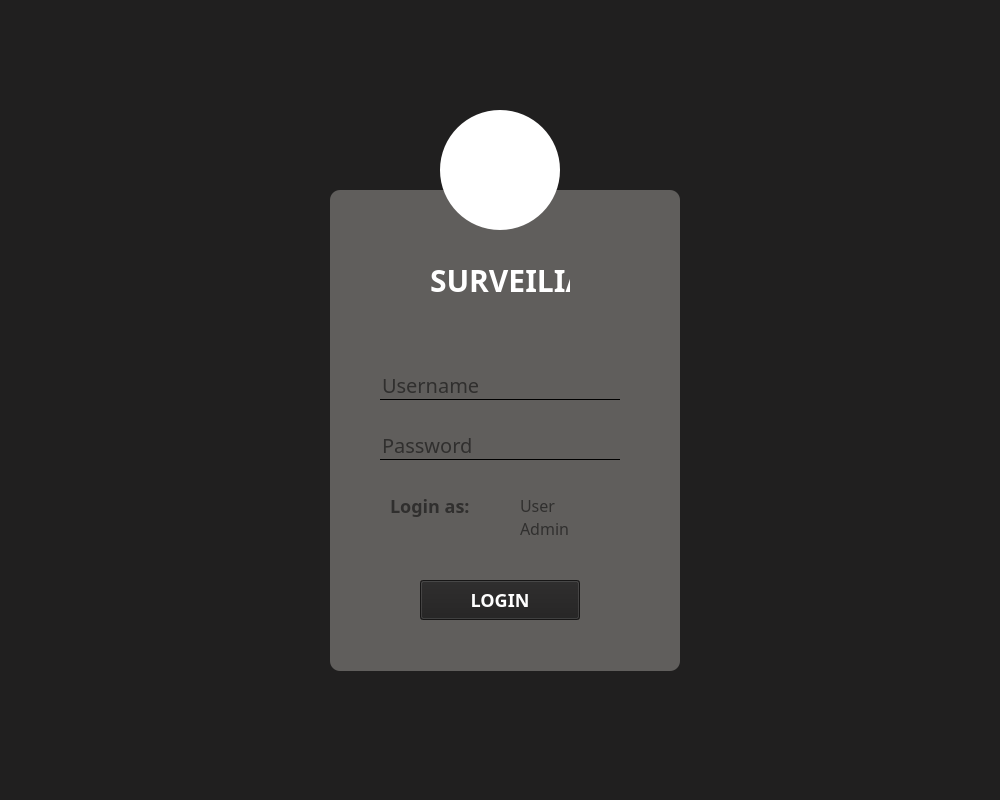
<?xml version="1.0" encoding="UTF-8"?>
<ui version="4.0">
 <class>loginscreen</class>
 <widget class="QMainWindow" name="loginscreen">
  <property name="geometry">
   <rect>
    <x>0</x>
    <y>0</y>
    <width>1000</width>
    <height>800</height>
   </rect>
  </property>
  <property name="sizePolicy">
   <sizepolicy hsizetype="Preferred" vsizetype="Preferred">
    <horstretch>0</horstretch>
    <verstretch>0</verstretch>
   </sizepolicy>
  </property>
  <property name="minimumSize">
   <size>
    <width>1000</width>
    <height>800</height>
   </size>
  </property>
  <property name="maximumSize">
   <size>
    <width>1000</width>
    <height>800</height>
   </size>
  </property>
  <property name="sizeIncrement">
   <size>
    <width>0</width>
    <height>0</height>
   </size>
  </property>
  <property name="windowTitle">
   <string>MainWindow</string>
  </property>
  <property name="styleSheet">
   <string notr="true">*{
font-family: century gothic;
font-size: 30px;
background-color:#201f1f;
}
QFrame{
background: #605E5C ;
border-radius:10px;

}
QLabel{
color:white;
font-weight: bold;
}
QToolButton{
background:white;
border-radius:60px;
}
QLineEdit{
background: transparent;
border:none;
color:BLACK;
border-bottom:1px solid black;
font-size:20px;
}
QPushButton{
font-size:18px;
font-weight:bold;
color:white ;
background:#201f1f;
}
QPushButton:hover{
color:white;
background-color:black;
}
#logoLabel{
background:transparent;
}</string>
  </property>
  <widget class="QWidget" name="centralwidget">
   <widget class="QFrame" name="loginForm_frame">
    <property name="geometry">
     <rect>
      <x>330</x>
      <y>190</y>
      <width>350</width>
      <height>481</height>
     </rect>
    </property>
    <property name="frameShape">
     <enum>QFrame::StyledPanel</enum>
    </property>
    <property name="frameShadow">
     <enum>QFrame::Raised</enum>
    </property>
    <widget class="QLabel" name="title_label">
     <property name="geometry">
      <rect>
       <x>100</x>
       <y>70</y>
       <width>140</width>
       <height>40</height>
      </rect>
     </property>
     <property name="text">
      <string>SURVEILIA</string>
     </property>
    </widget>
    <widget class="QLineEdit" name="username_field">
     <property name="geometry">
      <rect>
       <x>50</x>
       <y>180</y>
       <width>240</width>
       <height>30</height>
      </rect>
     </property>
     <property name="placeholderText">
      <string>Username</string>
     </property>
    </widget>
    <widget class="QLineEdit" name="password_field">
     <property name="geometry">
      <rect>
       <x>50</x>
       <y>240</y>
       <width>240</width>
       <height>30</height>
      </rect>
     </property>
     <property name="echoMode">
      <enum>QLineEdit::Password</enum>
     </property>
     <property name="placeholderText">
      <string>Password</string>
     </property>
    </widget>
    <widget class="QPushButton" name="login_pushButton">
     <property name="geometry">
      <rect>
       <x>90</x>
       <y>390</y>
       <width>160</width>
       <height>40</height>
      </rect>
     </property>
     <property name="text">
      <string>LOGIN</string>
     </property>
    </widget>
    <widget class="QRadioButton" name="admin_radioButton">
     <property name="geometry">
      <rect>
       <x>170</x>
       <y>330</y>
       <width>92</width>
       <height>16</height>
      </rect>
     </property>
     <property name="styleSheet">
      <string notr="true">QRadioButton{
color:#302F2E;
font-size:16px;
background:transparent;


}</string>
     </property>
     <property name="text">
      <string>Admin</string>
     </property>
    </widget>
    <widget class="QRadioButton" name="user_radioButton">
     <property name="geometry">
      <rect>
       <x>170</x>
       <y>305</y>
       <width>61</width>
       <height>20</height>
      </rect>
     </property>
     <property name="styleSheet">
      <string notr="true">QRadioButton{
color:#302F2E;
font-size:16px;
background:transparent;

}</string>
     </property>
     <property name="text">
      <string>User</string>
     </property>
    </widget>
    <widget class="QLabel" name="loginas_label">
     <property name="geometry">
      <rect>
       <x>60</x>
       <y>300</y>
       <width>81</width>
       <height>31</height>
      </rect>
     </property>
     <property name="styleSheet">
      <string notr="true">*{
background: transparent;
border:none;
color:#302F2E;
font-size:18px;
font-weight:500;

}</string>
     </property>
     <property name="text">
      <string>Login as:</string>
     </property>
    </widget>
   </widget>
   <widget class="QLabel" name="logo_label">
    <property name="geometry">
     <rect>
      <x>430</x>
      <y>120</y>
      <width>150</width>
      <height>100</height>
     </rect>
    </property>
    <property name="styleSheet">
     <string notr="true">background: transparent;</string>
    </property>
    <property name="text">
     <string/>
    </property>
    <property name="pixmap">
     <pixmap resource="resource01.qrc">:/logo/surveilialogo.PNG</pixmap>
    </property>
    <property name="scaledContents">
     <bool>true</bool>
    </property>
   </widget>
   <widget class="QToolButton" name="logo_toolButton">
    <property name="geometry">
     <rect>
      <x>440</x>
      <y>110</y>
      <width>120</width>
      <height>120</height>
     </rect>
    </property>
    <property name="text">
     <string/>
    </property>
   </widget>
   <zorder>loginForm_frame</zorder>
   <zorder>logo_toolButton</zorder>
   <zorder>logo_label</zorder>
  </widget>
 </widget>
 <resources>
  <include location="resource01.qrc"/>
 </resources>
 <connections/>
</ui>
